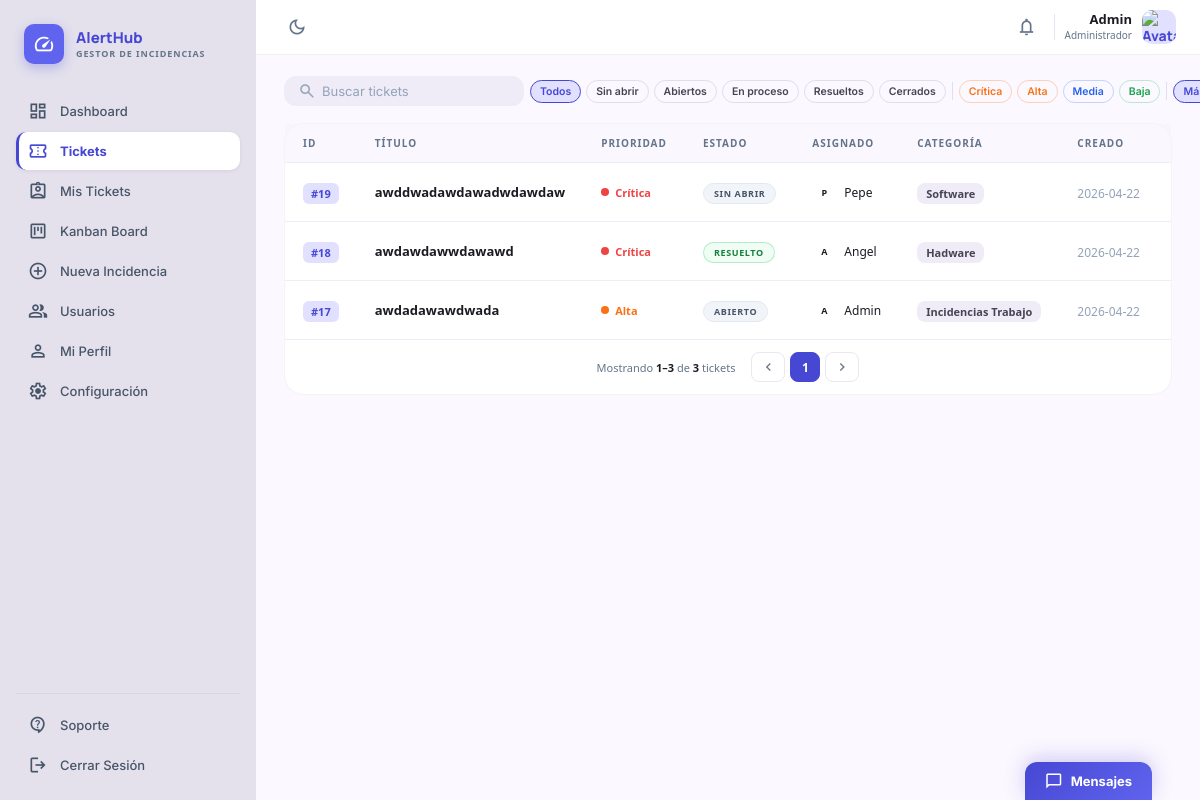
The app's page /index.php?controller=Ticket&action=listar (signed in) with its own data.
### tables this page shows
CREATE TABLE `users` (
  `id` int(11) NOT NULL,
  `nombre` varchar(80) NOT NULL,
  `email` varchar(120) NOT NULL,
  `password_hash` varchar(255) NOT NULL,
  `rol` enum('admin','user','cliente') NOT NULL DEFAULT 'user',
  `departamento_id` int(11) DEFAULT NULL,
  `remember_token` varchar(64) DEFAULT NULL,
  `avatar_path` varchar(255) DEFAULT NULL,
  `last_login_at` datetime DEFAULT NULL,
  `last_seen_at` datetime DEFAULT NULL,
  `is_active` tinyint(1) NOT NULL DEFAULT 1,
  `must_change_password` tinyint(1) NOT NULL DEFAULT 0,
  `remember_token_expires_at` datetime DEFAULT NULL,
  `created_at` datetime NOT NULL DEFAULT current_timestamp(),
  `updated_at` datetime DEFAULT NULL ON UPDATE current_timestamp(),
  `api_token_hash` varchar(64) DEFAULT NULL,
  `notification_prefs` text DEFAULT NULL
);

CREATE TABLE `tickets` (
  `id` int(11) NOT NULL,
  `titulo` varchar(160) NOT NULL,
  `descripcion` text NOT NULL,
  `categoria_id` int(11) NOT NULL,
  `departamento_id` int(11) DEFAULT NULL,
  `prioridad` enum('baja','media','alta','critica') NOT NULL DEFAULT 'media',
  `estado` enum('sin_abrir','abierta','en_proceso','resuelta','cerrada') NOT NULL DEFAULT 'sin_abrir',
  `creado_por` int(11) NOT NULL,
  `asignado_a` int(11) DEFAULT NULL,
  `cliente_email` varchar(120) DEFAULT NULL,
  `cliente_user_id` int(11) DEFAULT NULL,
  `created_at` datetime NOT NULL DEFAULT current_timestamp(),
  `updated_at` datetime DEFAULT NULL ON UPDATE current_timestamp(),
  `resolved_at` datetime DEFAULT NULL,
  `due_date` date DEFAULT NULL,
  `deleted_at` datetime DEFAULT NULL
);

CREATE TABLE `categorias` (
  `id` int(11) NOT NULL,
  `nombre` varchar(80) NOT NULL,
  `departamento_id` int(11) DEFAULT NULL,
  `descripcion` varchar(255) DEFAULT NULL,
  `color` varchar(7) NOT NULL DEFAULT '#6366f1',
  `is_active` tinyint(1) NOT NULL DEFAULT 1,
  `created_at` datetime NOT NULL DEFAULT current_timestamp(),
  `updated_at` datetime DEFAULT NULL ON UPDATE current_timestamp()
);

### views/ticketListView.php (the view, shortened to what the rows shown need)
<?php
$user  ??= $_SESSION["usuario"] ?? ["nombre" => "Usuario", "rol" => "user"];
$cargo    = ($user["rol"] ?? "user") === "admin" ? "Administrador" : "Agente de soporte";
?>
<?php require_once "views/common/cabecera.php"; ?>
<link rel="stylesheet" href="<?= BASE ?>/assets/css/app.css">
<link rel="stylesheet" href="<?= BASE ?>/assets/css/tickets.css">
<aside class="app-sidebar">
  <div class="app-brand">
    <div>
      <h1>AlertHub</h1>
    </div>
  </div>
</aside>
<main class="app-main" id="main-content">
  <header class="app-topbar">
    <div class="app-topbar-right" style="margin-left:auto">
      <a href="index.php?controller=Perfil&action=verPerfil" class="app-user">
        <div class="app-user-info">
          <span class="app-user-name"><?= htmlspecialchars($user["nombre"]) ?></span>
          <span class="app-user-role"><?= htmlspecialchars($cargo) ?></span>
        </div>
      </a>
    </div>
  </header>
  <div class="app-canvas">
    <div id="tk-results" style="margin-bottom:16px">
    <div class="tk-table-wrap" style="margin-top:16px">
      <div class="tk-table-scroll">
        <table class="tk-table">
          <thead>
            <tr>
              <th>ID</th>
              <th>Título</th>
              <th>Prioridad</th>
              <th>Estado</th>
              <th>Asignado</th>
              <th>Categoría</th>
              <th>Creado</th>
              <th></th>
            </tr>
          </thead>
          <?php
            $prioCls    = ['baja'=>'low','media'=>'medium','alta'=>'high','critica'=>'critical'];
            $prioLabel  = ['baja'=>'Baja','media'=>'Media','alta'=>'Alta','critica'=>'Crítica'];
            $statusCls  = ['sin_abrir'=>'badge-sin-abrir','abierta'=>'badge-sin-abrir','en_proceso'=>'badge-en-proceso','resuelta'=>'badge-resuelta','cerrada'=>'badge-cerrada'];
            $statusLbl  = ['sin_abrir'=>'Sin abrir','abierta'=>'Abierto','en_proceso'=>'En Proceso','resuelta'=>'Resuelto','cerrada'=>'Cerrado'];
            $tickets    ??= [];
          ?>
          <tbody>
            <?php if (empty($tickets)): ?>
              <tr><td colspan="8" style="text-align:center;padding:32px;color:var(--text-secondary)">No se encontraron tickets.</td></tr>
            <?php else: foreach ($tickets as $t):
              $tId   = (int)$t['id'];
              $prio  = $t['prioridad'];
              $est   = $t['estado'];
              $nomAs = $t['asignado_a_nombre'] ?? '';
              $parts = $nomAs ? explode(' ', trim($nomAs)) : [];
              $inic  = $nomAs ? strtoupper(substr($parts[0],0,1).(isset($parts[1])?substr($parts[1],0,1):'')) : '';
            ?>
              <tr data-href="index.php?controller=Ticket&action=detalle&id=<?= $tId ?>"
                  data-ticket-id="#<?= $tId ?>"
                  data-status="<?= htmlspecialchars($est) ?>"
                  data-priority="<?= htmlspecialchars($prio) ?>"
                  data-assigned="<?= ((int)($t['asignado_a'] ?? 0) === (int)$user['id']) ? 'true' : 'false' ?>">
                <td><span class="tk-ticket-id">#<?= $tId ?></span></td>
                <td><div class="tk-ticket-title"><?= htmlspecialchars($t['titulo']) ?></div></td>
                <td>
                  <span class="tk-priority <?= $prioCls[$prio] ?? 'medium' ?>">
                    <span class="tk-priority-dot"></span>
                    <?= $prioLabel[$prio] ?? htmlspecialchars($prio) ?>
                  </span>
                </td>
                <td><span class="tk-status-badge <?= $statusCls[$est] ?? '' ?>"><?= $statusLbl[$est] ?? htmlspecialchars($est) ?></span></td>
                <td>
                  <?php if ($nomAs): ?>
                    <div class="tk-assignee">
                      <div class="tk-assignee-avatar"><?= htmlspecialchars($inic) ?></div>
                      <span><?= htmlspecialchars($nomAs) ?></span>
                    </div>
                  <?php endif; ?>
                </td>
                <td><span class="tk-category"><?= htmlspecialchars($t['categoria_nombre'] ?? '—') ?></span></td>
                <td><span class="tk-created"><?= htmlspecialchars(substr($t['created_at'] ?? '', 0, 10)) ?></span></td>
                <td><button class="tk-action-btn" data-id="<?= $tId ?>"><span class="material-symbols-outlined">more_vert</span></button></td>
              </tr>
            <?php endforeach; endif; ?>
          </tbody>
        </table>
      </div>
      <?php $page ??= 1; $pages ??= 1; $total ??= 0; $shown = count($tickets ?? []); ?>
      <div class="tk-pagination">
        <p class="tk-pagination-info">
          Mostrando <strong><?= $shown > 0 ? (($page-1)*20+1) : 0 ?>–<?= ($page-1)*20+$shown ?></strong>
          de <strong><?= (int)$total ?></strong> tickets
        </p>
      </div>
    </div>
    </div>
  </div>
</main>
<?php require_once "views/common/pie.php"; ?>

### records on screen
users: nombre "Admin", rol "Administrador", ($page-1)*20+1 "1", ($page-1)*20+$shown "3"
tickets: id "19", titulo "awddwadawdawadwdawdaw", prioridad "Crítica", estado "SIN ABRIR", asignado_a.nombre "P", asignado_a.nombre "Pepe", categoria.nombre "Software", created_at "2026-04-22"
tickets: id "18", titulo "awdawdawwdawawd", prioridad "Crítica", estado "RESUELTO", asignado_a.nombre "A", asignado_a.nombre "Angel", categoria.nombre "Hadware", created_at "2026-04-22"
tickets: id "17", titulo "awdadawawdwada", prioridad "Alta", estado "ABIERTO", asignado_a.nombre "A", asignado_a.nombre "Admin", categoria.nombre "Incidencias Trabajo", created_at "2026-04-22"

### other values on screen
$total "3"
